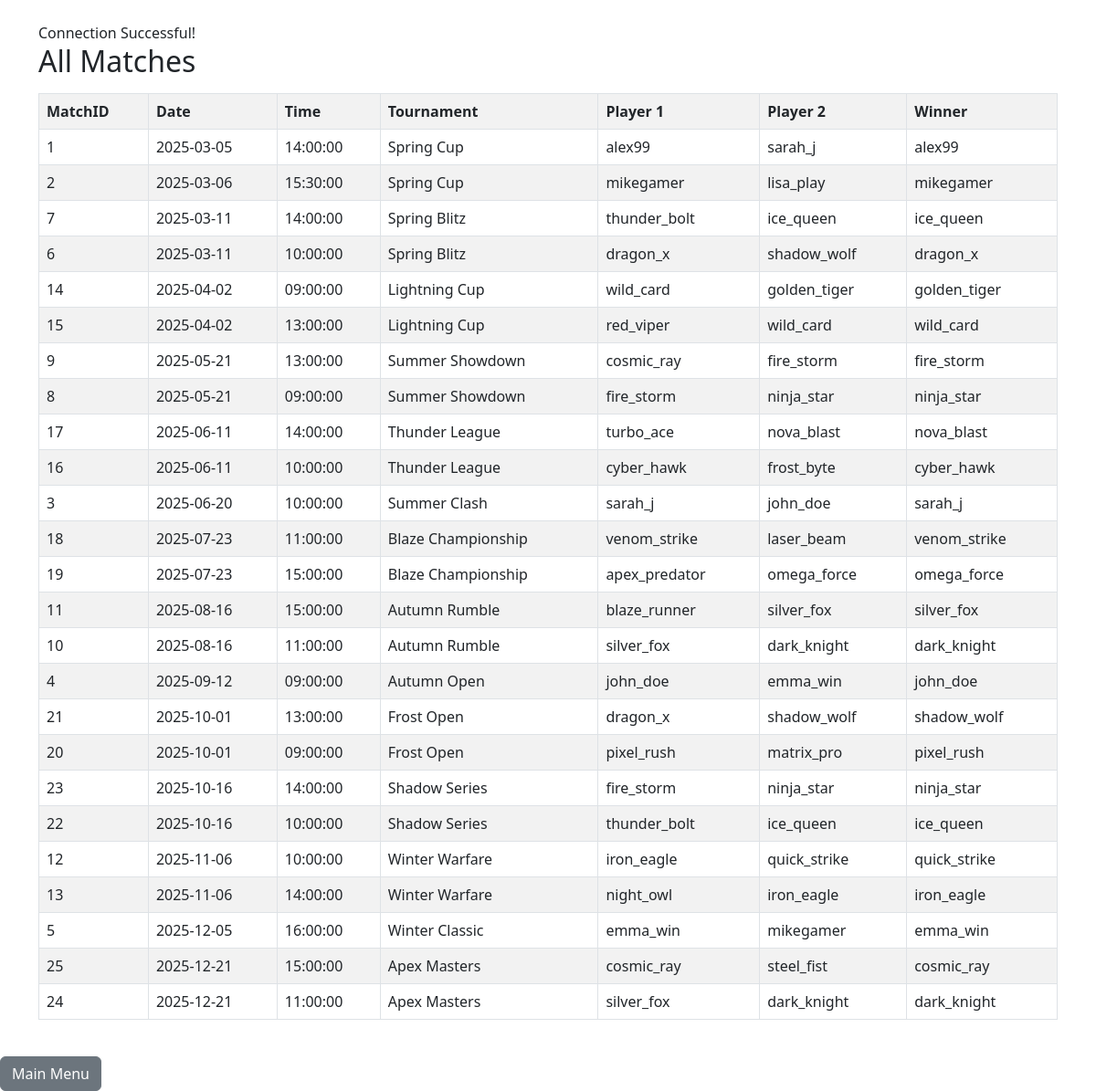
The page /CPSC2221_final/queries/display_matches.php on the database as committed earlier.
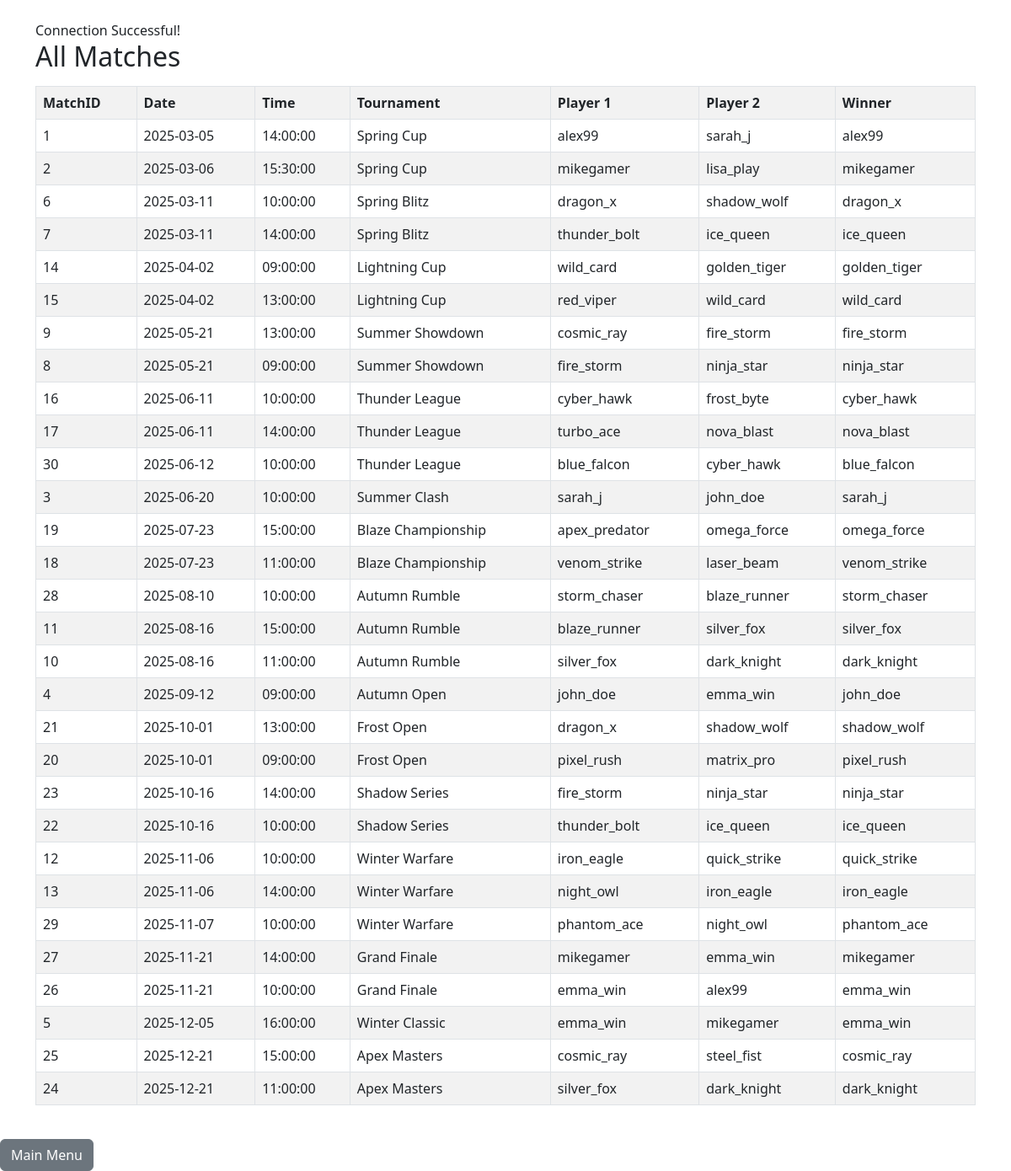
The same page on the database as committed later.
### tables this page shows
CREATE TABLE Match_Contained (
    MatchID INT PRIMARY KEY,
    Match_Date DATE DEFAULT (CURRENT_DATE),
    Match_Time TIME DEFAULT (CURRENT_TIME),
    Winner_ID INT,
    TournamentID INT,  
    FOREIGN KEY (TournamentID) REFERENCES Tournament_Managed(TournamentID)
        ON DELETE CASCADE
        ON UPDATE CASCADE,
    FOREIGN KEY (Winner_ID) REFERENCES Player(PlayerID)
        ON DELETE CASCADE
        ON UPDATE CASCADE
);

CREATE TABLE Tournament_Managed (
    TournamentID INT PRIMARY KEY,
    Name VARCHAR(50) UNIQUE NOT NULL,
    Difficulty INT,
    StartDate DATE,
    ManagerID INT NOT NULL,
    SupervisorID INT NOT NULL,
    FOREIGN KEY (Difficulty) REFERENCES PrizeMoney(Difficulty)
        ON DELETE SET NULL
        ON UPDATE CASCADE,
    FOREIGN KEY (SupervisorID) REFERENCES Admin(AdminID)
        ON DELETE CASCADE
        ON UPDATE CASCADE,
    FOREIGN KEY (ManagerID) REFERENCES TournamentManager(ManagerID)
        ON DELETE CASCADE
        ON UPDATE CASCADE
);

CREATE TABLE GameUser (
    UserID INT PRIMARY KEY,
    Username VARCHAR(40) UNIQUE NOT NULL,
    Email VARCHAR(50) UNIQUE NOT NULL,
    Password VARCHAR(40) NOT NULL
);

### CPSC2221_final/queries/display_matches.php (the view, shortened to what this page needs)
<?php
$servername = "localhost";
$username   = "root";
$password   = "";
$database   = "tictactoe";
$conn = new mysqli($servername, $username, $password, $database);
if ($conn->connect_error) {
	die("Connection failed: " . $conn->connect_error);
} else {
	echo "<link rel='stylesheet' href='https://cdn.jsdelivr.net/npm/bootstrap@5.3.0/dist/css/bootstrap.min.css'>";
	echo "<div class='container mt-4'>";
	echo "Connection Successful! <br>";
}
$query = "SELECT mc.MatchID, mc.Match_Date, mc.Match_Time,
                 u1.Username AS Player1, u2.Username AS Player2,
                 u3.Username AS Winner, tm.Name AS Tournament
          FROM Match_Contained mc
          JOIN Plays_inMatch pm ON mc.MatchID = pm.MatchID
          JOIN GameUser u1 ON pm.Player1_ID = u1.UserID
          JOIN GameUser u2 ON pm.Player2_ID = u2.UserID
          LEFT JOIN GameUser u3 ON mc.Winner_ID = u3.UserID
          JOIN Tournament_Managed tm ON mc.TournamentID = tm.TournamentID
          ORDER BY mc.Match_Date";
$result = $conn->query($query);
echo "<h2>All Matches</h2>";
if ($result->num_rows > 0) {
	echo "<table class='table table-bordered table-striped mt-3'>";
	echo "<tr><th>MatchID</th><th>Date</th><th>Time</th><th>Tournament</th><th>Player 1</th><th>Player 2</th><th>Winner</th></tr>";
	while ($row = $result->fetch_assoc()) {
		echo "<tr>
			<td>" . $row["MatchID"] . "</td>
			<td>" . $row["Match_Date"] . "</td>
			<td>" . $row["Match_Time"] . "</td>
			<td>" . $row["Tournament"] . "</td>
			<td>" . $row["Player1"] . "</td>
			<td>" . $row["Player2"] . "</td>
			<td>" . ($row["Winner"] ?? "No winner yet") . "</td>
		</tr>";
	}
	echo "</table>";
} else {
	echo "No matches found.";
}
echo "</div><br><a class='btn btn-secondary' href='../index.php'>Main Menu</a>";
?>

Rows that differ between the two databases and show on the page:
shown differently, row unchanged: match_contained id 6: moves up the list
shown differently, row unchanged: match_contained "frost_byte": moves up the list
added match_contained: MatchID "30", Match_Date "2025-06-12", Match_Time "10:00:00", TournamentID.Name "Thunder League", gameuser.Username "blue_falcon", gameuser.Username "cyber_hawk"
shown differently, row unchanged: match_contained "apex_predator": moves up the list
added match_contained: MatchID "28", Match_Date "2025-08-10", Match_Time "10:00:00", TournamentID.Name "Autumn Rumble", gameuser.Username "storm_chaser", gameuser.Username "blaze_runner"
added match_contained: MatchID "29", Match_Date "2025-11-07", Match_Time "10:00:00", TournamentID.Name "Winter Warfare", gameuser.Username "phantom_ace", gameuser.Username "night_owl"
added match_contained: MatchID "27", Match_Date "2025-11-21", Match_Time "14:00:00", TournamentID.Name "Grand Finale", gameuser.Username "mikegamer", gameuser.Username "emma_win"
added match_contained: MatchID "26", Match_Date "2025-11-21", Match_Time "10:00:00", TournamentID.Name "Grand Finale", gameuser.Username "emma_win", gameuser.Username "alex99"
